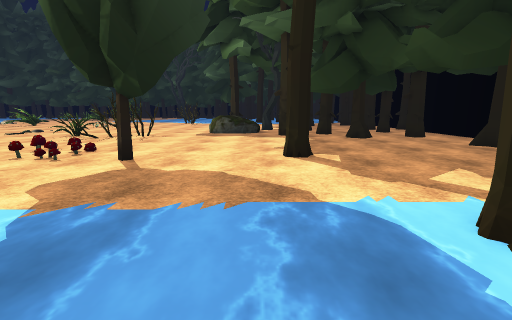
[1] (above)

24 first-person views from a walk through a Unity game level. The camera is 1.3 m above the floor, tilts 10° down and sees 85° across. The floor is counted in squares, 1 m on a side. Each view is taken from the middle of a square. On the plan, view 1 faces up. The plan holds only what a view shows up to about 13 squares ahead; the rest is blank. The place goes on beyond the plan. The player is left out. Some surface patterns are stand-ins.

[2]
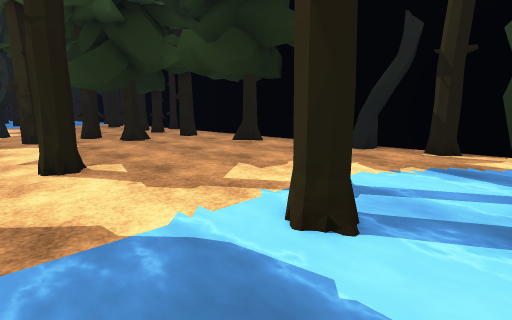

[3]
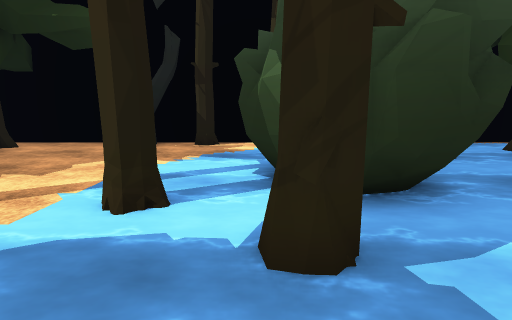

[4]
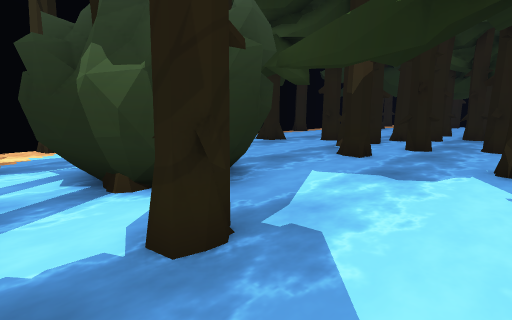

[5]
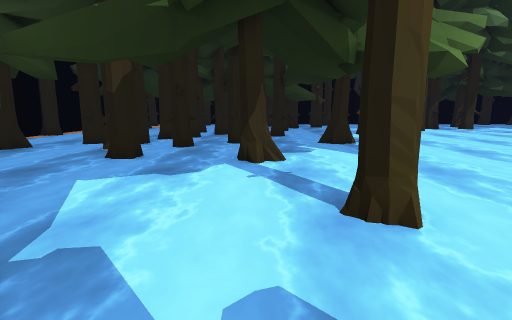

[6]
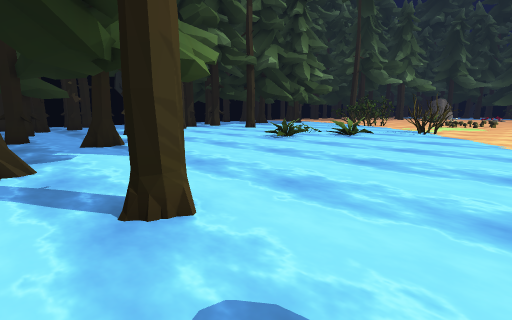

[7]
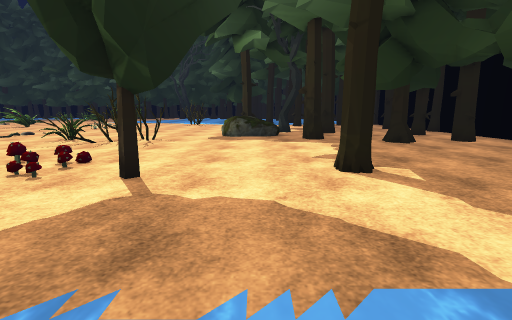

[8]
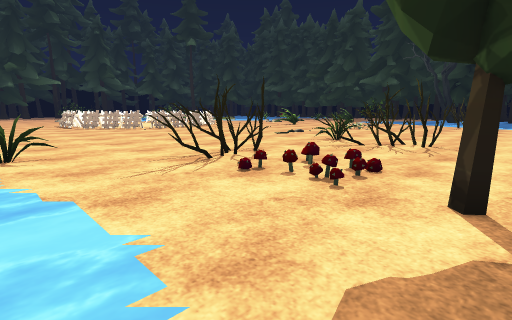

[9]
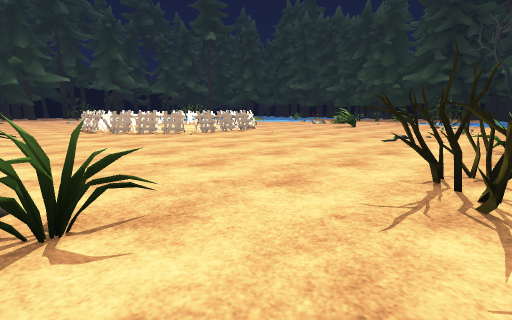

[10]
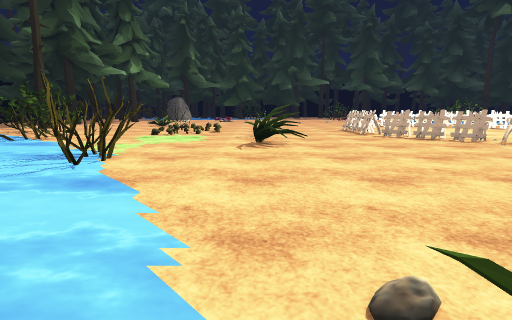

[11]
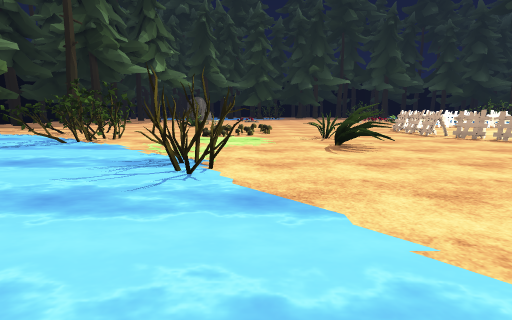

[12]
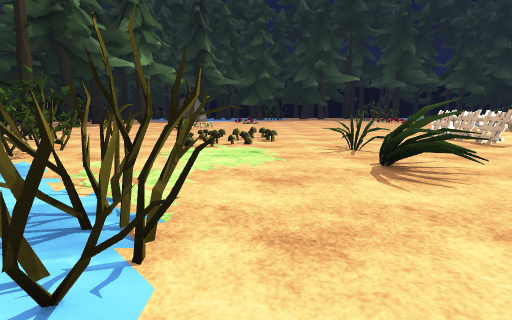

[13]
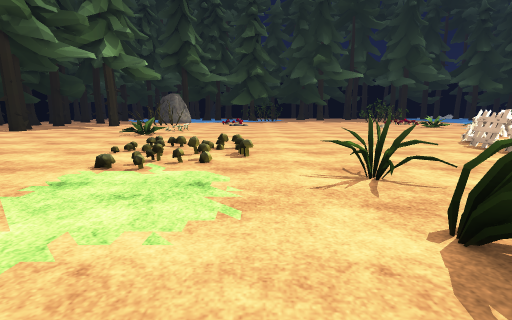

[14]
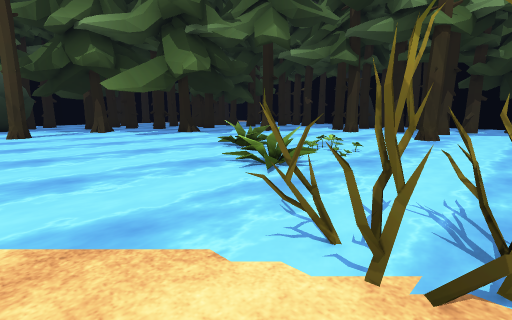

[15]
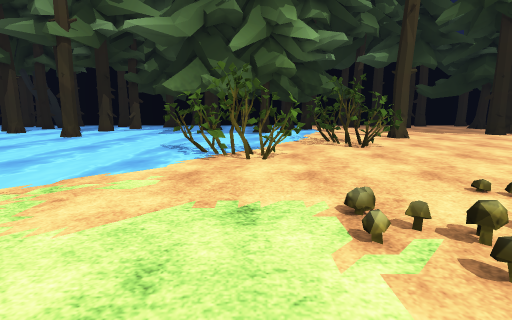

[16]
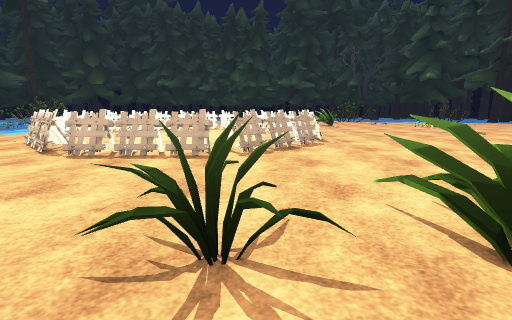

[17]
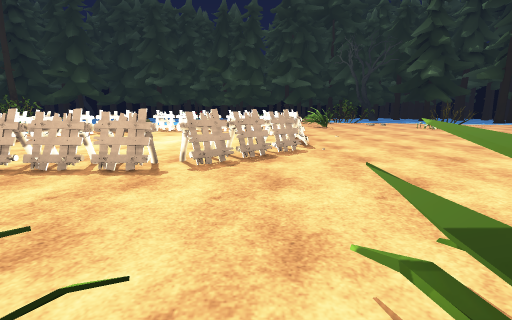

[18]
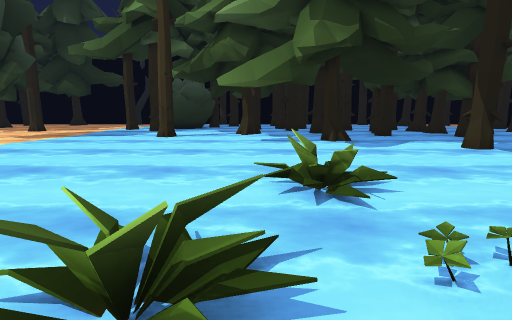

[19]
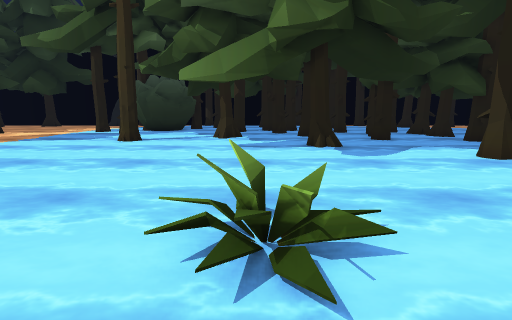

[20]
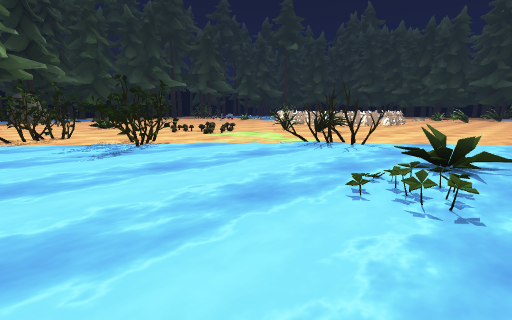

[21]
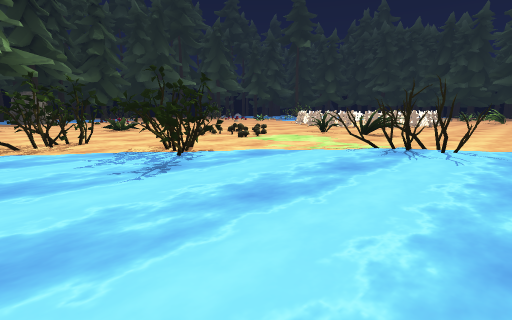

[22]
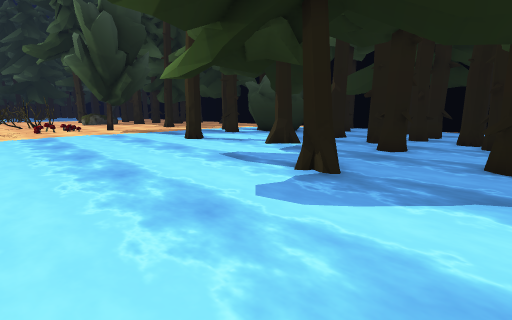

[23]
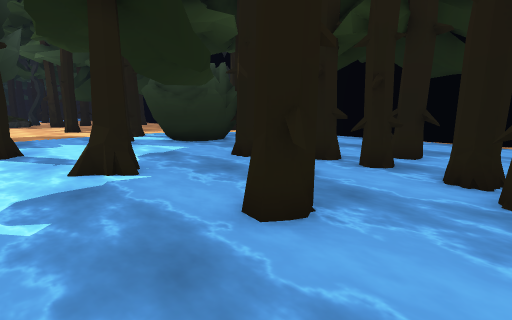

[24]
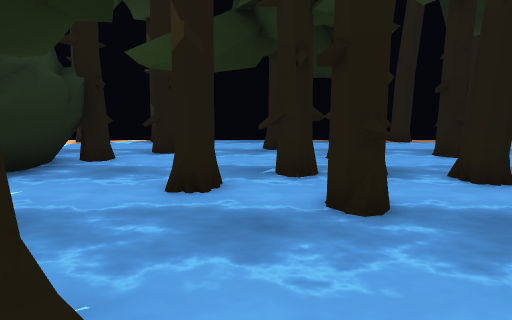

### Floor plan
Key: @ floor where view 1 was taken; # wall or solid block; x gap in a wall; . main floor; : floor 0.25 m higher than the main floor; = window, fence, low wall or low ledge; v drop or lower ground; T tree; H thing the floor can be seen under or through; B barricade; O other object.
Columns run from 34 left of view 1 to 11 right of it. Each row starts with its distance up from view 1.
 15      v     B.............OOOOO.....##..  .x
 14      vv vv B.............. OO..........#..#..
 13 v    vvvvvBB.............OOOO................#
 12 vvvvvvvvv B.................................
 11 vvvvvvvvvBB................................#
 10 BBv vvvvvB..............O..................#.
  9 .BBBBBBBO..............OOO.O.................#
  8 ...BBBB................OOO.........#.........#
  7 .......................O.O...................#
  6 .........................O..................T#
  5 ............................................TT
  4 .....................OO......................
  3 ........O.OO.........OO..............#......##
  2 .......OO..O.........................x.......#
  1 ...................................##OOOO....#
  0 ..................................@##OOO ...##
 -1  ..O.........O......................OO O ....
 -2  ............OOOO..............#.....OOOO....#
 -3   .O........OOOO......................OO#...##
 -4  .............O..........................#
 -5  .................OO.............:........
 -6 ...................O.............#...#.......
 -7 .......OOO...........OO......................
 -8 .......OOOO...........O.............HHH...#..#
 -9 ....O..OOOOO.......O.........##.....HHH.#....#
-10 ...OOO..OOOO.................##...#...Hx#... #
-11 ...OOOO..............................H......
-12 ...OOO...............  .............## .....
-13 ... OO ..............   .......=#  ##   # ..##

Positions as (right, up) in squares from view 1, and headings:
1: (0, 0), facing up
2: (0, 1), facing up-right
3: (-1, 1), facing right
4: (-1, 2), facing down-right
5: (-1, 2), facing down
6: (-1, 2), facing down-left
7: (-1, 2), facing up
8: (-3, 3), facing up-left
9: (-9, 3), facing up-left
10: (-12, 2), facing left
11: (-13, -1), facing left
12: (-17, -1), facing left
13: (-21, 0), facing left
14: (-20, 0), facing down-right
15: (-26, 0), facing down
16: (-26, 0), facing up
17: (-25, 2), facing up
18: (-17, -6), facing right
19: (-15, -7), facing right
20: (-14, -13), facing up-left
21: (-17, -13), facing up-left
22: (-10, -13), facing up-right
23: (-3, -12), facing up-right
24: (-2, -7), facing right
